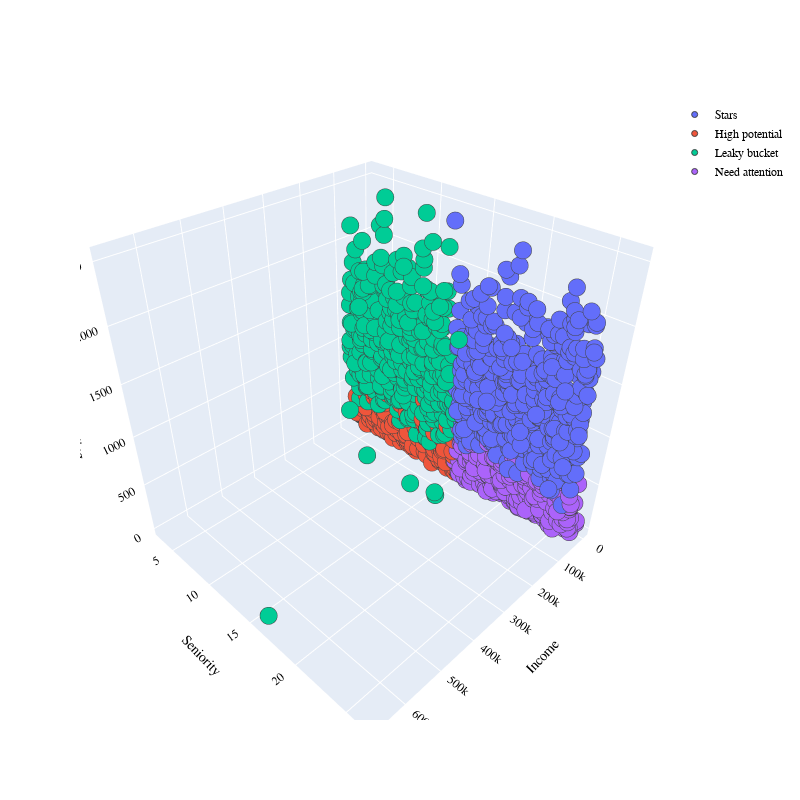

The code cell stored with this chart in its notebook:
### Code cell
# Apply Gaussian Mixture Model for clustering
gmm = GaussianMixture(n_components=4, covariance_type='spherical', max_iter=2000, random_state=5).fit(X)
labels = gmm.predict(X)
dataset_temp['Cluster'] = labels
dataset_temp = dataset_temp.replace({0: 'Stars', 1: 'Need attention', 2: 'High potential', 3: 'Leaky bucket'})
data = data.merge(dataset_temp.Cluster, left_index=True, right_index=True)

# Summary statistics of clusters
pd.options.display.float_format = "{:.0f}".format
summary = data[['Income', 'Spending', 'Seniority', 'Cluster']]
summary.set_index('Cluster', inplace=True)
summary = summary.groupby('Cluster').describe().transpose()
summary.head()

# 3D Scatter plot for clusters
PLOT = go.Figure()
for C in list(data.Cluster.unique()):
    PLOT.add_trace(go.Scatter3d(
        x=data[data.Cluster == C]['Income'],
        y=data[data.Cluster == C]['Seniority'],
        z=data[data.Cluster == C]['Spending'],
        mode='markers', marker_size=6, marker_line_width=1,
        name=str(C)
    ))
PLOT.update_traces(hovertemplate='Income: %{x} <br>Seniority: %{y} <br>Spending: %{z}')
PLOT.update_layout(width=800, height=800, autosize=True, showlegend=True,
                   scene=dict(xaxis=dict(title='Income', titlefont_color='black'),
                              yaxis=dict(title='Seniority', titlefont_color='black'),
                              zaxis=dict(title='Spending', titlefont_color='black')),
                   font=dict(family="Gilroy", color='black', size=12))
PLOT.show()

### Figure 1 — Plotly figure (JSON) as saved in the notebook; plotly's stock layout.template omitted (floating-point values rounded to 4 significant figures; data arrays with more than 128 entries replaced by an {"elided": "..."} marker saying what was removed)
{"data": [{"hovertemplate": "Income: %{x} <br>Seniority: %{y} <br>Spending: %{z}", "marker": {"line": {"width": 1}, "size": 6}, "mode": "markers", "name": "Stars", "type": "scatter3d", "x": {"elided": "529 float values"}, "y": {"elided": "529 float values"}, "z": {"elided": "529 int values"}}, {"hovertemplate": "Income: %{x} <br>Seniority: %{y} <br>Spending: %{z}", "marker": {"line": {"width": 1}, "size": 6}, "mode": "markers", "name": "High potential", "type": "scatter3d", "x": {"elided": "670 float values"}, "y": {"elided": "670 float values"}, "z": {"elided": "670 int values"}}, {"hovertemplate": "Income: %{x} <br>Seniority: %{y} <br>Spending: %{z}", "marker": {"line": {"width": 1}, "size": 6}, "mode": "markers", "name": "Leaky bucket", "type": "scatter3d", "x": {"elided": "446 float values"}, "y": {"elided": "446 float values"}, "z": {"elided": "446 int values"}}, {"hovertemplate": "Income: %{x} <br>Seniority: %{y} <br>Spending: %{z}", "marker": {"line": {"width": 1}, "size": 6}, "mode": "markers", "name": "Need attention", "type": "scatter3d", "x": {"elided": "595 float values"}, "y": {"elided": "595 float values"}, "z": {"elided": "595 int values"}}], "layout": {"autosize": true, "font": {"color": "black", "family": "Gilroy", "size": 12}, "height": 800, "scene": {"xaxis": {"title": {"font": {"color": "black"}, "text": "Income"}}, "yaxis": {"title": {"font": {"color": "black"}, "text": "Seniority"}}, "zaxis": {"title": {"font": {"color": "black"}, "text": "Spending"}}}, "showlegend": true, "width": 800}}
